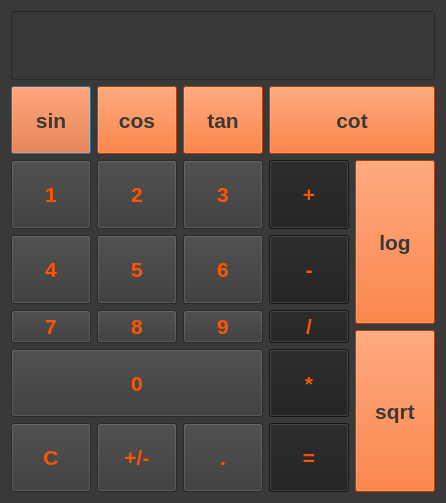
<?xml version="1.0" encoding="UTF-8"?>
<ui version="4.0">
 <class>Dialog</class>
 <widget class="QDialog" name="Dialog">
  <property name="geometry">
   <rect>
    <x>0</x>
    <y>0</y>
    <width>424</width>
    <height>503</height>
   </rect>
  </property>
  <property name="windowTitle">
   <string>Dialog</string>
  </property>
  <property name="styleSheet">
   <string notr="true">background-color: rgb(57, 57, 57);</string>
  </property>
  <layout class="QGridLayout" name="gridLayout">
   <item row="0" column="0" colspan="5">
    <widget class="QLineEdit" name="textbox">
     <property name="sizePolicy">
      <sizepolicy hsizetype="Expanding" vsizetype="Expanding">
       <horstretch>0</horstretch>
       <verstretch>0</verstretch>
      </sizepolicy>
     </property>
     <property name="font">
      <font>
       <pointsize>28</pointsize>
       <bold>true</bold>
      </font>
     </property>
     <property name="styleSheet">
      <string notr="true">background-color: rgb(57, 57, 57);
selection-color: rgb(0, 0, 0);
border-color: rgb(0, 0, 0);
color: rgb(255, 85, 0);</string>
     </property>
    </widget>
   </item>
   <item row="1" column="0">
    <widget class="QPushButton" name="btn_sin">
     <property name="sizePolicy">
      <sizepolicy hsizetype="Minimum" vsizetype="Expanding">
       <horstretch>0</horstretch>
       <verstretch>0</verstretch>
      </sizepolicy>
     </property>
     <property name="font">
      <font>
       <pointsize>16</pointsize>
       <bold>true</bold>
      </font>
     </property>
     <property name="autoFillBackground">
      <bool>false</bool>
     </property>
     <property name="styleSheet">
      <string notr="true">color: rgb(57, 57, 57);
background-color: rgb(255, 85, 0);</string>
     </property>
     <property name="text">
      <string>sin</string>
     </property>
    </widget>
   </item>
   <item row="1" column="1">
    <widget class="QPushButton" name="btn_cos">
     <property name="sizePolicy">
      <sizepolicy hsizetype="Minimum" vsizetype="Expanding">
       <horstretch>0</horstretch>
       <verstretch>0</verstretch>
      </sizepolicy>
     </property>
     <property name="font">
      <font>
       <pointsize>16</pointsize>
       <bold>true</bold>
      </font>
     </property>
     <property name="autoFillBackground">
      <bool>false</bool>
     </property>
     <property name="styleSheet">
      <string notr="true">color: rgb(57, 57, 57);
background-color: rgb(255, 85, 0);</string>
     </property>
     <property name="text">
      <string>cos</string>
     </property>
    </widget>
   </item>
   <item row="1" column="2">
    <widget class="QPushButton" name="btn_tan">
     <property name="sizePolicy">
      <sizepolicy hsizetype="Minimum" vsizetype="Expanding">
       <horstretch>0</horstretch>
       <verstretch>0</verstretch>
      </sizepolicy>
     </property>
     <property name="font">
      <font>
       <pointsize>16</pointsize>
       <bold>true</bold>
      </font>
     </property>
     <property name="autoFillBackground">
      <bool>false</bool>
     </property>
     <property name="styleSheet">
      <string notr="true">color: rgb(57, 57, 57);
background-color: rgb(255, 85, 0);</string>
     </property>
     <property name="text">
      <string>tan</string>
     </property>
    </widget>
   </item>
   <item row="1" column="3" colspan="2">
    <widget class="QPushButton" name="btn_cot">
     <property name="sizePolicy">
      <sizepolicy hsizetype="Minimum" vsizetype="Expanding">
       <horstretch>0</horstretch>
       <verstretch>0</verstretch>
      </sizepolicy>
     </property>
     <property name="font">
      <font>
       <pointsize>16</pointsize>
       <bold>true</bold>
      </font>
     </property>
     <property name="autoFillBackground">
      <bool>false</bool>
     </property>
     <property name="styleSheet">
      <string notr="true">color: rgb(57, 57, 57);
background-color: rgb(255, 85, 0);</string>
     </property>
     <property name="text">
      <string>cot</string>
     </property>
    </widget>
   </item>
   <item row="2" column="0">
    <widget class="QPushButton" name="btn1">
     <property name="sizePolicy">
      <sizepolicy hsizetype="Minimum" vsizetype="Expanding">
       <horstretch>0</horstretch>
       <verstretch>0</verstretch>
      </sizepolicy>
     </property>
     <property name="font">
      <font>
       <pointsize>16</pointsize>
       <bold>true</bold>
      </font>
     </property>
     <property name="autoFillBackground">
      <bool>false</bool>
     </property>
     <property name="styleSheet">
      <string notr="true">background-color: rgb(57, 57, 57);
color: rgb(255, 85, 0);</string>
     </property>
     <property name="text">
      <string>1</string>
     </property>
    </widget>
   </item>
   <item row="2" column="1">
    <widget class="QPushButton" name="btn2">
     <property name="sizePolicy">
      <sizepolicy hsizetype="Minimum" vsizetype="Expanding">
       <horstretch>0</horstretch>
       <verstretch>0</verstretch>
      </sizepolicy>
     </property>
     <property name="font">
      <font>
       <pointsize>16</pointsize>
       <bold>true</bold>
      </font>
     </property>
     <property name="autoFillBackground">
      <bool>false</bool>
     </property>
     <property name="styleSheet">
      <string notr="true">background-color: rgb(57, 57, 57);
color: rgb(255, 85, 0);</string>
     </property>
     <property name="text">
      <string>2</string>
     </property>
    </widget>
   </item>
   <item row="2" column="2">
    <widget class="QPushButton" name="btn3">
     <property name="sizePolicy">
      <sizepolicy hsizetype="Minimum" vsizetype="Expanding">
       <horstretch>0</horstretch>
       <verstretch>0</verstretch>
      </sizepolicy>
     </property>
     <property name="font">
      <font>
       <pointsize>16</pointsize>
       <bold>true</bold>
      </font>
     </property>
     <property name="autoFillBackground">
      <bool>false</bool>
     </property>
     <property name="styleSheet">
      <string notr="true">background-color: rgb(57, 57, 57);
color: rgb(255, 85, 0);</string>
     </property>
     <property name="text">
      <string>3</string>
     </property>
    </widget>
   </item>
   <item row="2" column="3">
    <widget class="QPushButton" name="btnsum">
     <property name="sizePolicy">
      <sizepolicy hsizetype="Minimum" vsizetype="Expanding">
       <horstretch>0</horstretch>
       <verstretch>0</verstretch>
      </sizepolicy>
     </property>
     <property name="font">
      <font>
       <pointsize>16</pointsize>
       <bold>true</bold>
      </font>
     </property>
     <property name="autoFillBackground">
      <bool>false</bool>
     </property>
     <property name="styleSheet">
      <string notr="true">background-color: rgb(57, 57, 57);
background-color: rgb(31, 31, 31);
color: rgb(255, 85, 0);</string>
     </property>
     <property name="text">
      <string>+</string>
     </property>
    </widget>
   </item>
   <item row="2" column="4" rowspan="3">
    <widget class="QPushButton" name="btn_log">
     <property name="sizePolicy">
      <sizepolicy hsizetype="Minimum" vsizetype="Expanding">
       <horstretch>0</horstretch>
       <verstretch>0</verstretch>
      </sizepolicy>
     </property>
     <property name="font">
      <font>
       <pointsize>16</pointsize>
       <bold>true</bold>
      </font>
     </property>
     <property name="autoFillBackground">
      <bool>false</bool>
     </property>
     <property name="styleSheet">
      <string notr="true">color: rgb(57, 57, 57);
background-color: rgb(255, 85, 0);</string>
     </property>
     <property name="text">
      <string>log</string>
     </property>
    </widget>
   </item>
   <item row="3" column="0">
    <widget class="QPushButton" name="btn4">
     <property name="sizePolicy">
      <sizepolicy hsizetype="Minimum" vsizetype="Expanding">
       <horstretch>0</horstretch>
       <verstretch>0</verstretch>
      </sizepolicy>
     </property>
     <property name="font">
      <font>
       <pointsize>16</pointsize>
       <bold>true</bold>
      </font>
     </property>
     <property name="autoFillBackground">
      <bool>false</bool>
     </property>
     <property name="styleSheet">
      <string notr="true">background-color: rgb(57, 57, 57);
color: rgb(255, 85, 0);</string>
     </property>
     <property name="text">
      <string>4</string>
     </property>
    </widget>
   </item>
   <item row="3" column="1">
    <widget class="QPushButton" name="btn5">
     <property name="sizePolicy">
      <sizepolicy hsizetype="Minimum" vsizetype="Expanding">
       <horstretch>0</horstretch>
       <verstretch>0</verstretch>
      </sizepolicy>
     </property>
     <property name="font">
      <font>
       <pointsize>16</pointsize>
       <bold>true</bold>
      </font>
     </property>
     <property name="autoFillBackground">
      <bool>false</bool>
     </property>
     <property name="styleSheet">
      <string notr="true">background-color: rgb(57, 57, 57);
color: rgb(255, 85, 0);</string>
     </property>
     <property name="text">
      <string>5</string>
     </property>
    </widget>
   </item>
   <item row="3" column="2">
    <widget class="QPushButton" name="btn6">
     <property name="sizePolicy">
      <sizepolicy hsizetype="Minimum" vsizetype="Expanding">
       <horstretch>0</horstretch>
       <verstretch>0</verstretch>
      </sizepolicy>
     </property>
     <property name="font">
      <font>
       <pointsize>16</pointsize>
       <bold>true</bold>
      </font>
     </property>
     <property name="autoFillBackground">
      <bool>false</bool>
     </property>
     <property name="styleSheet">
      <string notr="true">background-color: rgb(57, 57, 57);
color: rgb(255, 85, 0);</string>
     </property>
     <property name="text">
      <string>6</string>
     </property>
    </widget>
   </item>
   <item row="3" column="3">
    <widget class="QPushButton" name="btnsub">
     <property name="sizePolicy">
      <sizepolicy hsizetype="Minimum" vsizetype="Expanding">
       <horstretch>0</horstretch>
       <verstretch>0</verstretch>
      </sizepolicy>
     </property>
     <property name="font">
      <font>
       <pointsize>16</pointsize>
       <bold>true</bold>
      </font>
     </property>
     <property name="autoFillBackground">
      <bool>false</bool>
     </property>
     <property name="styleSheet">
      <string notr="true">background-color: rgb(57, 57, 57);
background-color: rgb(31, 31, 31);
color: rgb(255, 85, 0);</string>
     </property>
     <property name="text">
      <string>-</string>
     </property>
    </widget>
   </item>
   <item row="4" column="0" rowspan="2">
    <widget class="QPushButton" name="btn7">
     <property name="sizePolicy">
      <sizepolicy hsizetype="Minimum" vsizetype="Expanding">
       <horstretch>0</horstretch>
       <verstretch>0</verstretch>
      </sizepolicy>
     </property>
     <property name="font">
      <font>
       <pointsize>16</pointsize>
       <bold>true</bold>
      </font>
     </property>
     <property name="autoFillBackground">
      <bool>false</bool>
     </property>
     <property name="styleSheet">
      <string notr="true">background-color: rgb(57, 57, 57);
color: rgb(255, 85, 0);</string>
     </property>
     <property name="text">
      <string>7</string>
     </property>
    </widget>
   </item>
   <item row="4" column="1" rowspan="2">
    <widget class="QPushButton" name="btn8">
     <property name="sizePolicy">
      <sizepolicy hsizetype="Minimum" vsizetype="Expanding">
       <horstretch>0</horstretch>
       <verstretch>0</verstretch>
      </sizepolicy>
     </property>
     <property name="font">
      <font>
       <pointsize>16</pointsize>
       <bold>true</bold>
      </font>
     </property>
     <property name="autoFillBackground">
      <bool>false</bool>
     </property>
     <property name="styleSheet">
      <string notr="true">background-color: rgb(57, 57, 57);
color: rgb(255, 85, 0);</string>
     </property>
     <property name="text">
      <string>8</string>
     </property>
    </widget>
   </item>
   <item row="4" column="2" rowspan="2">
    <widget class="QPushButton" name="btn9">
     <property name="sizePolicy">
      <sizepolicy hsizetype="Minimum" vsizetype="Expanding">
       <horstretch>0</horstretch>
       <verstretch>0</verstretch>
      </sizepolicy>
     </property>
     <property name="font">
      <font>
       <pointsize>16</pointsize>
       <bold>true</bold>
      </font>
     </property>
     <property name="autoFillBackground">
      <bool>false</bool>
     </property>
     <property name="styleSheet">
      <string notr="true">background-color: rgb(57, 57, 57);
color: rgb(255, 85, 0);</string>
     </property>
     <property name="text">
      <string>9</string>
     </property>
    </widget>
   </item>
   <item row="4" column="3" rowspan="2">
    <widget class="QPushButton" name="btndiv">
     <property name="sizePolicy">
      <sizepolicy hsizetype="Minimum" vsizetype="Expanding">
       <horstretch>0</horstretch>
       <verstretch>0</verstretch>
      </sizepolicy>
     </property>
     <property name="font">
      <font>
       <pointsize>16</pointsize>
       <bold>true</bold>
      </font>
     </property>
     <property name="autoFillBackground">
      <bool>false</bool>
     </property>
     <property name="styleSheet">
      <string notr="true">background-color: rgb(57, 57, 57);
background-color: rgb(31, 31, 31);
color: rgb(255, 85, 0);</string>
     </property>
     <property name="text">
      <string>/</string>
     </property>
    </widget>
   </item>
   <item row="5" column="4" rowspan="3">
    <widget class="QPushButton" name="btn_sqrt">
     <property name="sizePolicy">
      <sizepolicy hsizetype="Minimum" vsizetype="Expanding">
       <horstretch>0</horstretch>
       <verstretch>0</verstretch>
      </sizepolicy>
     </property>
     <property name="font">
      <font>
       <pointsize>16</pointsize>
       <bold>true</bold>
      </font>
     </property>
     <property name="autoFillBackground">
      <bool>false</bool>
     </property>
     <property name="styleSheet">
      <string notr="true">color: rgb(57, 57, 57);
background-color: rgb(255, 85, 0);</string>
     </property>
     <property name="text">
      <string>sqrt</string>
     </property>
    </widget>
   </item>
   <item row="6" column="3">
    <widget class="QPushButton" name="btnmul">
     <property name="sizePolicy">
      <sizepolicy hsizetype="Minimum" vsizetype="Expanding">
       <horstretch>0</horstretch>
       <verstretch>0</verstretch>
      </sizepolicy>
     </property>
     <property name="font">
      <font>
       <pointsize>16</pointsize>
       <bold>true</bold>
      </font>
     </property>
     <property name="autoFillBackground">
      <bool>false</bool>
     </property>
     <property name="styleSheet">
      <string notr="true">background-color: rgb(57, 57, 57);
background-color: rgb(31, 31, 31);
color: rgb(255, 85, 0);</string>
     </property>
     <property name="text">
      <string>*</string>
     </property>
    </widget>
   </item>
   <item row="7" column="0">
    <widget class="QPushButton" name="btn_clear">
     <property name="sizePolicy">
      <sizepolicy hsizetype="Minimum" vsizetype="Expanding">
       <horstretch>0</horstretch>
       <verstretch>0</verstretch>
      </sizepolicy>
     </property>
     <property name="font">
      <font>
       <pointsize>16</pointsize>
       <bold>true</bold>
      </font>
     </property>
     <property name="autoFillBackground">
      <bool>false</bool>
     </property>
     <property name="styleSheet">
      <string notr="true">background-color: rgb(57, 57, 57);
color: rgb(255, 85, 0);</string>
     </property>
     <property name="text">
      <string>C</string>
     </property>
    </widget>
   </item>
   <item row="7" column="1">
    <widget class="QPushButton" name="btn_pos_neg">
     <property name="sizePolicy">
      <sizepolicy hsizetype="Minimum" vsizetype="Expanding">
       <horstretch>0</horstretch>
       <verstretch>0</verstretch>
      </sizepolicy>
     </property>
     <property name="font">
      <font>
       <pointsize>16</pointsize>
       <bold>true</bold>
      </font>
     </property>
     <property name="autoFillBackground">
      <bool>false</bool>
     </property>
     <property name="styleSheet">
      <string notr="true">background-color: rgb(57, 57, 57);
color: rgb(255, 85, 0);</string>
     </property>
     <property name="text">
      <string>+/-</string>
     </property>
    </widget>
   </item>
   <item row="7" column="2">
    <widget class="QPushButton" name="btn_point">
     <property name="sizePolicy">
      <sizepolicy hsizetype="Minimum" vsizetype="Expanding">
       <horstretch>0</horstretch>
       <verstretch>0</verstretch>
      </sizepolicy>
     </property>
     <property name="font">
      <font>
       <pointsize>16</pointsize>
       <bold>true</bold>
      </font>
     </property>
     <property name="autoFillBackground">
      <bool>false</bool>
     </property>
     <property name="styleSheet">
      <string notr="true">background-color: rgb(57, 57, 57);
color: rgb(255, 85, 0);</string>
     </property>
     <property name="text">
      <string>.</string>
     </property>
    </widget>
   </item>
   <item row="7" column="3">
    <widget class="QPushButton" name="btn_equal">
     <property name="sizePolicy">
      <sizepolicy hsizetype="Minimum" vsizetype="Expanding">
       <horstretch>0</horstretch>
       <verstretch>0</verstretch>
      </sizepolicy>
     </property>
     <property name="font">
      <font>
       <pointsize>16</pointsize>
       <bold>true</bold>
      </font>
     </property>
     <property name="autoFillBackground">
      <bool>false</bool>
     </property>
     <property name="styleSheet">
      <string notr="true">background-color: rgb(57, 57, 57);
background-color: rgb(31, 31, 31);
color: rgb(255, 85, 0);</string>
     </property>
     <property name="text">
      <string>=</string>
     </property>
    </widget>
   </item>
   <item row="6" column="0" colspan="3">
    <widget class="QPushButton" name="btn0">
     <property name="sizePolicy">
      <sizepolicy hsizetype="Expanding" vsizetype="Expanding">
       <horstretch>0</horstretch>
       <verstretch>0</verstretch>
      </sizepolicy>
     </property>
     <property name="font">
      <font>
       <pointsize>16</pointsize>
       <bold>true</bold>
      </font>
     </property>
     <property name="autoFillBackground">
      <bool>false</bool>
     </property>
     <property name="styleSheet">
      <string notr="true">background-color: rgb(57, 57, 57);
color: rgb(255, 85, 0);</string>
     </property>
     <property name="text">
      <string>0</string>
     </property>
    </widget>
   </item>
  </layout>
 </widget>
 <resources/>
 <connections/>
</ui>
